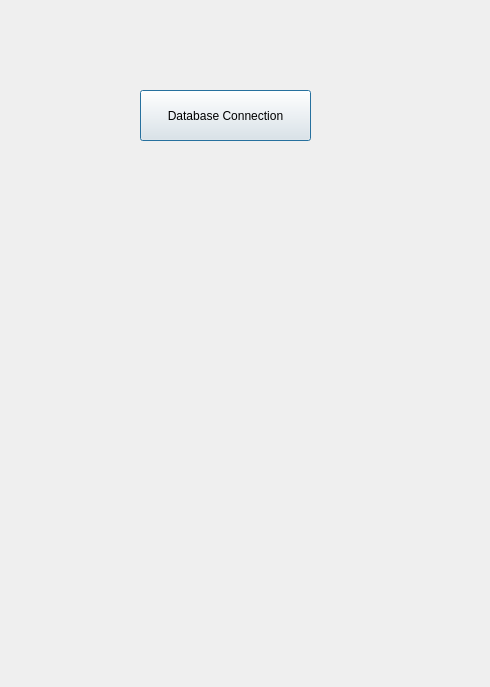
<?xml version="1.0" encoding="UTF-8"?>
<ui version="4.0">
 <class>qt5DatabaseDialog</class>
 <widget class="QDialog" name="qt5DatabaseDialog">
  <property name="geometry">
   <rect>
    <x>0</x>
    <y>0</y>
    <width>490</width>
    <height>687</height>
   </rect>
  </property>
  <property name="windowTitle">
   <string>Dialog</string>
  </property>
  <widget class="QPushButton" name="pushButton">
   <property name="geometry">
    <rect>
     <x>140</x>
     <y>90</y>
     <width>171</width>
     <height>51</height>
    </rect>
   </property>
   <property name="text">
    <string>Database Connection</string>
   </property>
  </widget>
 </widget>
 <resources/>
 <connections/>
</ui>
